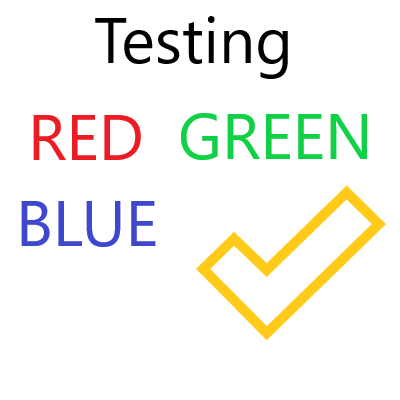
#> input picture tools/test1.png, 400 x 400 px
$ python image_to_epd.py test1.png out.png
#> lines starting #> are read from the running program, lines starting #| are printed output that depends on the picture
#!/usr/bin/env python3
"""Convert a 400x400 RGB image to the GDEH0169E01 6-color EPD C array.

Output format matches Send_HV_Stripe_imageData: column-major, 4bpp, with
upper-half pixels in high nibbles and lower-half pixels in low nibbles.
"""

from __future__ import annotations

import argparse
from pathlib import Path
from typing import Iterable, List, Tuple

from PIL import Image


PALETTE = [
    ("black", (0, 0, 0), 0x0),
    ("white", (255, 255, 255), 0x1),
    ("yellow", (255, 255, 0), 0x2),
    ("red", (255, 0, 0), 0x3),
    ("blue", (0, 0, 255), 0x5),
    ("green", (0, 255, 0), 0x6),
]


def apply_green_boost(rgb: Tuple[float, float, float], green_boost: float) -> Tuple[float, float, float]:
    r, g, b = rgb
    g = g * green_boost
    r = min(255.0, max(0.0, r))
    g = min(255.0, max(0.0, g))
    b = min(255.0, max(0.0, b))
    return r, g, b


def nearest_color(rgb: Tuple[int, int, int], green_boost: float) -> int:
    r, g, b = apply_green_boost(rgb, green_boost)
    best_code = 0
    best_dist = None
    for _, (pr, pg, pb), code in PALETTE:
        dr = r - pr
        dg = g - pg
        db = b - pb
        dist = dr * dr + dg * dg + db * db
        if best_dist is None or dist < best_dist:
            best_dist = dist
            best_code = code
    return best_code


# [67 lines left out: functions nearest_color_rgb, dither_floyd_steinberg, apply_round_mask, not called in this run]


def image_to_bytes(img: Image.Image, dither: bool, packing: str, green_boost: float) -> bytearray:
    size = img.size[0]
    if size % 2 != 0:
        raise ValueError("Image size must be even")
    half = size // 2
    if dither:
        dithered = dither_floyd_steinberg(img, green_boost)
    else:
        pixels = img.load()
    out = bytearray()
    if packing == "sp6":
        for y in range(size - 1, -1, -1):
            pending = 0
            for x in range(size - 1, -1, -1):
                if dither:
                    value = nearest_color(dithered[y][x], green_boost)
                else:
                    value = nearest_color(pixels[x, y], green_boost)
                if (x & 1) == 0:
                    pending = value
                else:
                    out.append((pending << 4) | value)
        return out

    for x in range(size):
        for y in range(half):
            if dither:
                upper = nearest_color(dithered[y][x], green_boost)
                lower = nearest_color(dithered[y + half][x], green_boost)
            else:
                upper = nearest_color(pixels[x, y], green_boost)
                lower = nearest_color(pixels[x, y + half], green_boost)
            if packing == "byte":
                out.append((upper << 4) | upper)
                out.append((lower << 4) | lower)
            else:
                out.append((upper << 4) | lower)
    return out


def write_c_array(path: Path, var_name: str, data: Iterable[int]) -> None:
    data_list = list(data)
    lines = []
    lines.append(f"const unsigned char {var_name}[{len(data_list)}] = {{")
    for i in range(0, len(data_list), 16):
        chunk = data_list[i : i + 16]
        line = ", ".join(f"0x{b:02X}" for b in chunk)
        lines.append(line + ",")
    lines.append("};")
    path.write_text("\n".join(lines) + "\n", encoding="utf-8")


def main() -> int:
    parser = argparse.ArgumentParser()
    parser.add_argument("input", help="Input image (PNG/JPG/etc)")
    parser.add_argument("output", help="Output file path")
    parser.add_argument("--name", default="gImage1", help="C array name")
    parser.add_argument("--size", type=int, default=400, help="Output size")
    parser.add_argument("--round-mask", action="store_true", help="Mask outside the circle to white")
    parser.add_argument(
        "--dither",
        choices=["none", "fs"],
        default="none",
        help="Dither method: none or fs (Floyd-Steinberg)",
    )
    parser.add_argument(
        "--no-flip-x",
        action="store_true",
        help="Disable default horizontal flip",
    )
    parser.add_argument(
        "--no-flip-y",
        action="store_true",
        help="Disable default vertical flip",
    )
    parser.add_argument(
        "--rotate",
        type=int,
        choices=[0, 90, 180, 270],
        default=0,
        help="Rotate image clockwise (degrees)",
    )
    parser.add_argument(
        "--green-boost",
        type=float,
        default=1.2,
        help="Boost green channel before quantization (1.0 = no change)",
    )
    parser.add_argument(
        "--packing",
        choices=["nibble", "byte", "sp6"],
        default="sp6",
        help="Output packing: sp6 (default), nibble, or byte (0x11/0x22/etc)",
    )
    parser.add_argument(
        "--output-format",
        choices=["c", "raw", "both"],
        default="c",
        help="Output format: c header, raw bytes, or both",
    )
    parser.add_argument(
        "--raw-output",
        default="",
        help="Raw output path when using --output-format both",
    )
    args = parser.parse_args()

    img = Image.open(args.input).convert("RGB")
#> img is the input picture: PIL image 400x400 RGB; mean R, G, B 243.6, 243.4, 237.1
    if img.size != (args.size, args.size):
        img = img.resize((args.size, args.size), Image.LANCZOS)

    if not args.no_flip_x:
        img = img.transpose(Image.FLIP_LEFT_RIGHT)
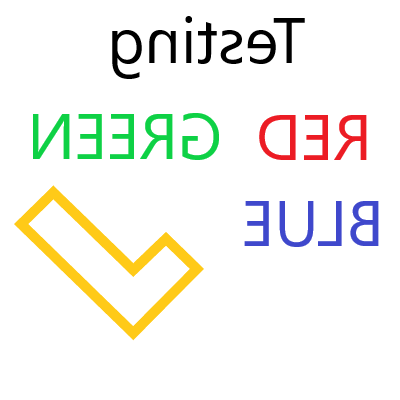
#> img: PIL image 400x400 RGB; mean R, G, B 243.6, 243.4, 237.1

    if not args.no_flip_y:
        img = img.transpose(Image.FLIP_TOP_BOTTOM)
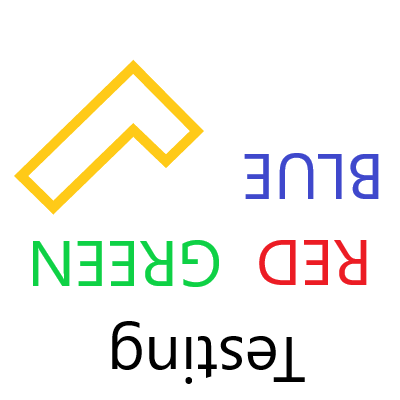
#> img: PIL image 400x400 RGB; mean R, G, B 243.6, 243.4, 237.1

    if args.rotate:
        img = img.rotate(-args.rotate, expand=False)

    if args.round_mask:
        apply_round_mask(img)

    data = image_to_bytes(img, dither=args.dither == "fs", packing=args.packing,
                          green_boost=args.green_boost)
    expected = args.size * args.size // 2
    if args.packing == "byte":
        expected = args.size * args.size
    if len(data) != expected:
        raise RuntimeError(f"Unexpected output size: {len(data)} (expected {expected})")

    output_path = Path(args.output)
    if args.output_format == "raw":
        output_path.write_bytes(data)
    elif args.output_format == "both":
        if not args.raw_output:
            raise RuntimeError("--raw-output is required for --output-format both")
        write_c_array(output_path, args.name, data)
        Path(args.raw_output).write_bytes(data)
    else:
        write_c_array(output_path, args.name, data)
    return 0


if __name__ == "__main__":
    raise SystemExit(main())
#> (the program exits here)
